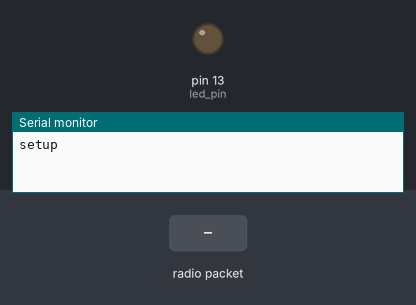
The sketch below on a simulated Arduino Uno, built with avr-gcc and run on an emulated ATmega328P. On the bench: output pins drawn as LEDs (lit = HIGH), the last lines printed to the serial monitor. Inputs (shaded band) come from the test bench. No radio packets arrive unless stated.

Above: at 2.2 s.
2.3 s: radio packet "2dd" arrives
At 2.43 s:
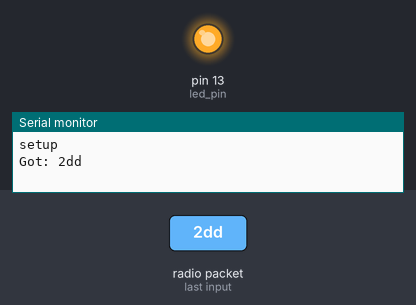
4.0 s: radio packet "1" arrives
Timing chart, 0 to 7.0 s (numbered marks = the images above; inputs shaded):
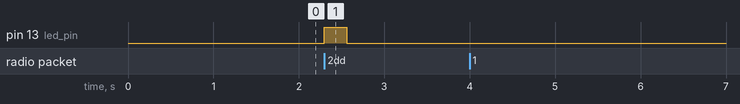

Measured:
- after the input at 2.3 s, pin 13 (led_pin): LOW → HIGH at once, → LOW 0.26 s later

The sketch:

virtualWireReceive.ino
```cpp
#include <VirtualWire.h>

const int led_pin = 13;
const int transmit_pin = 10;
const int receive_pin = 2;
const int transmit_en_pin = 3;
const int abc = 15;
// Dat ten hoac so hieu cho arduino.Vidu:Canh bao den, canh bao quat,...
//hoac dat theo so
#define sensorDongDien 7
#define sensorDienAp 8

String deviceID = "333";

//Dat ten hoac so cho cac cam bien gan vao arduino
String sensorId = "2";
void setup()
{
  pinMode(led_pin, OUTPUT);
  delay(1000);
  Serial.begin(9600);  // Debugging only
  Serial.println("setup");

  // Initialise the IO and ISR
  vw_set_tx_pin(transmit_pin);
  vw_set_rx_pin(receive_pin);
  vw_set_ptt_pin(transmit_en_pin);
  vw_set_ptt_inverted(true); // Required for DR3100
  vw_setup(2000);  // Bits per sec
  digitalWrite(led_pin, LOW);
 // pinMode(sensorDongDien, INPUT);
 // pinMode(sensorDienAp, INPUT);
  vw_rx_start();       // Start the receiver PLL running
}
/*String xulydoctinhieusensor1() {

  //Chuyen gia tri cua cam bien sang String
  //String giatri1 = String(digitalRead(5));
  //String giatri2 = String(analogRead(A1));
  //String finalValue = giatri1+";"+giatri2
  //Demo

  String sensorDong = "1";
  String sensorAp = "2";
  String finalValue = sensorDong + ";" + sensorAp;
  return finalValue;
  }

  String xulydoctinhieusensor2() {

  //Chuyen gia tri cua cam bien sang String
  //String giatri1 = String(digitalRead(5));
  //String giatri2 = String(analogRead(A1));
  //String finalValue = giatri1+";"+giatri2
  //Demo

  String sensorDong = "abc";
  String sensorAp = "cdm";
  String finalValue = sensorDong + ";" + sensorAp;
  return finalValue;
  }
*/
float dovong() {
  return 0;
}
float dodong() {
  return 0;
}
float donhiet() {
  return 0;
}
void loop()
{
//  char copy[50];
//  String status1 = "0";
//  //Chep gia tri do duoc cua sensor vao trong cac bien String de chuan bi gui di
//  //String giatrido1 = xulydoctinhieusensor1();
//  //String giatrido2 = xulydoctinhieusensor2();
//  // String finalValue = deviceID + ";" + giatrido1 + ";" + giatrido2;
//  String giatridovong = String(dovong());
//  String giatridonhiet = String(donhiet());
//  String giatridodong = String(dodong());
//  // String finalValue = deviceID +  ";" + status1 +";" + "dovong:" + giatridovong
//  //     + ";" + "donhiet:" + giatridonhiet ;+ ";" + "dodong:" + giatridodong;
//  String finalValue = deviceID +  ";" + status1 + ";" + "dovong:" + giatridovong
//                      + ";" + "donhiet:" + giatridonhiet + ";" + "donhiet:" + giatridonhiet;
//  //Serial.println(finalValue);
//
//  //chuyen doi String sang char*
//
//  char sendValue[100];
//  finalValue.toCharArray(sendValue, 100);
//
  byte buf[VW_MAX_MESSAGE_LEN];
  byte buflen = VW_MAX_MESSAGE_LEN;
//  //Gui chuoi gia tri di
//  const char *msg = sendValue ;
//  // vw_send((uint8_t *)msg, strlen(msg));
//  //vw_wait_tx(); // Wait until the whole message is gone
//  // delay(200);
  String b;
  if (vw_get_message(buf, &buflen)) // Non-blocking
  {
    digitalWrite(led_pin, HIGH);
    int i;
    Serial.print("Got: ");
    for (i = 0; i < buflen; i++)
    {
      char c = buf[i];
      String a = String(c);
      b += a;
    }
    Serial.println(b);
    String finalValue = "da nhan:"+ b;
    char sendValue[100];
    finalValue.toCharArray(sendValue, 100);
    const char *msg = sendValue ;
    if (b == "2dd")
    {
      vw_send((uint8_t *)msg, strlen(msg));
      vw_wait_tx();
      delay(200);
      Serial.print("Da rep");
    }
    Serial.println();
    digitalWrite(led_pin, LOW);
  }
}
```
